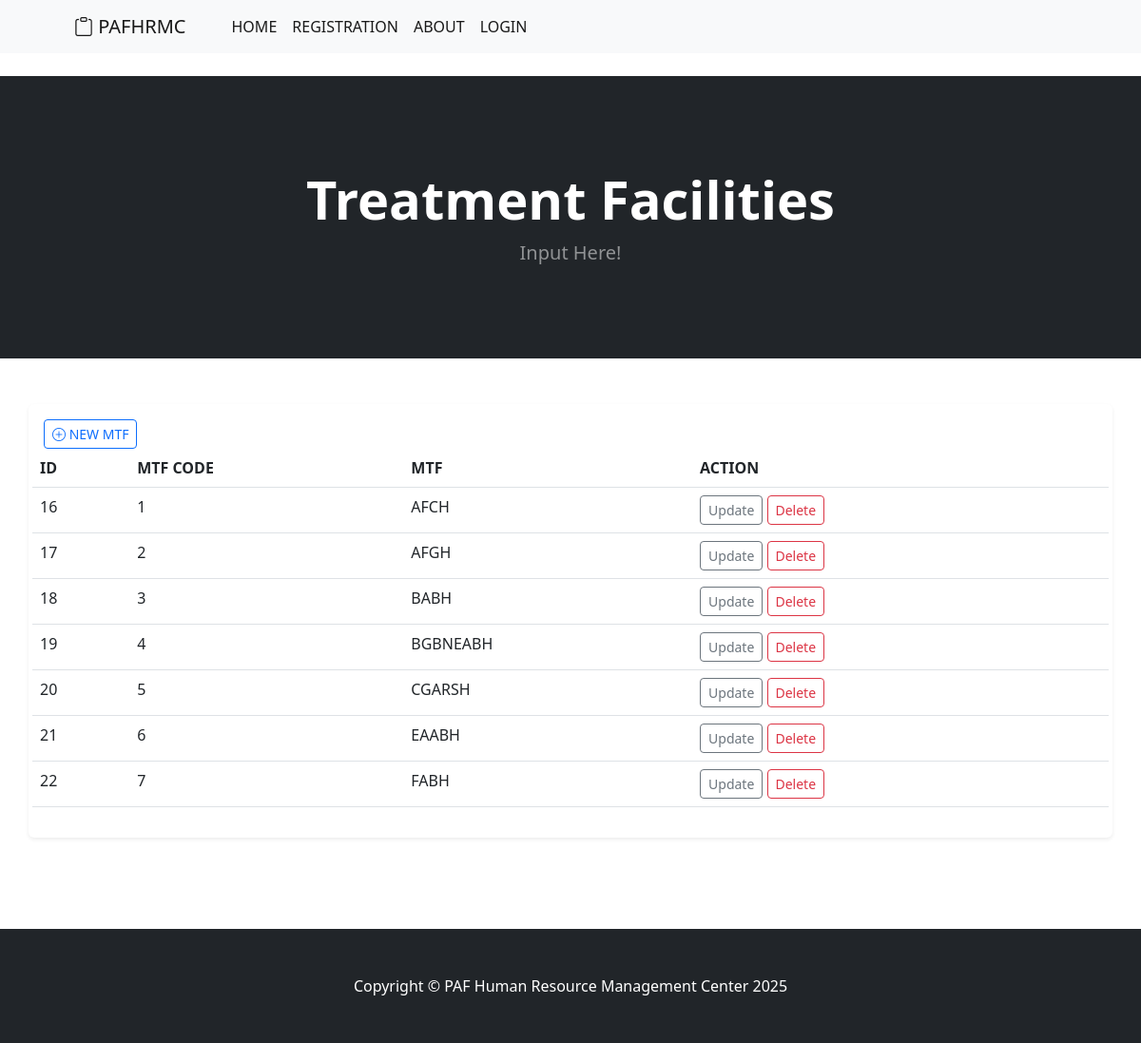
The page /mtf/ on the database its author committed.
### myapp/models.py (models this page shows, shortened)
class TreatmentFacility(models.Model):
    class Meta:
        verbose_name_plural = "Treatment Facility"
    mtfCode = models.IntegerField(max_length=20, null=True,blank=True)
    mtfName = models.CharField(max_length=20, null=True,blank=True)

### myapp/views.py (the view)
# urls.py: path('mtf/',views.mtf, name='mtf'),
def mtf(request):
    mtf = TreatmentFacility.objects.all()
    return render(request, 'mtf.html',{"mtf":mtf})

### myapp/templates/mtf.html
{% extends 'base.html' %}
{% block content %}
        <header class="bg-dark py-5">
            <div class="container px-4 px-lg-5 my-5">
                <div class="text-center text-white">
                    <h1 class="display-4 fw-bolder">Treatment Facilities</h1>
                    <p class="lead fw-normal text-white-50 mb-0">Input Here!</p>
                </div>
            </div>
        </header>
        <br><br>
        <div class="container shadow-sm p-3 mb-5 bg-white rounded">
            <a class="btn btn-outline-primary btn-sm" href="{% url 'createMtf' %}" role="button"><i class="bi bi-plus-circle"></i> NEW MTF</a>
            <div class="row">
                        <table class="table table-hover" id="cycleTable">
                        <thead>
                            <tr>
                            <th scope="col">ID</th>
                            <th scope="col">MTF CODE</th>
                             <th scope="col">MTF</th>
                            <th scope="col">ACTION</th>
                            </tr>
                        </thead>
                        <tbody>
                            {% for mtf in mtf %}
                            <tr>
                            <td>{{ mtf.id }}</td>
                            <td>{{ mtf.mtfCode }}</td>
                            <td>{{ mtf.mtfName }}</td>
                            <td>
                                <a class="btn btn-outline-secondary btn-sm" href="{% url 'updateMtf' mtf.id %}" role="button">Update</a>
                                <a class="btn btn-outline-danger btn-sm" href="{% url 'deleteMtf' mtf.id %}" role="button">Delete</a>
                            </td>
                            {% endfor %}
                        </tbody>
                        </table>
            </div>
        </div>
       <br><br>
{% endblock %}

### rows shown on the page
TreatmentFacility: id "16", mtfCode "1", mtfName "AFCH"
TreatmentFacility: id "17", mtfCode "2", mtfName "AFGH"
TreatmentFacility: id "18", mtfCode "3", mtfName "BABH"
TreatmentFacility: id "19", mtfCode "4", mtfName "BGBNEABH"
TreatmentFacility: id "20", mtfCode "5", mtfName "CGARSH"
TreatmentFacility: id "21", mtfCode "6", mtfName "EAABH"
TreatmentFacility: id "22", mtfCode "7", mtfName "FABH"
